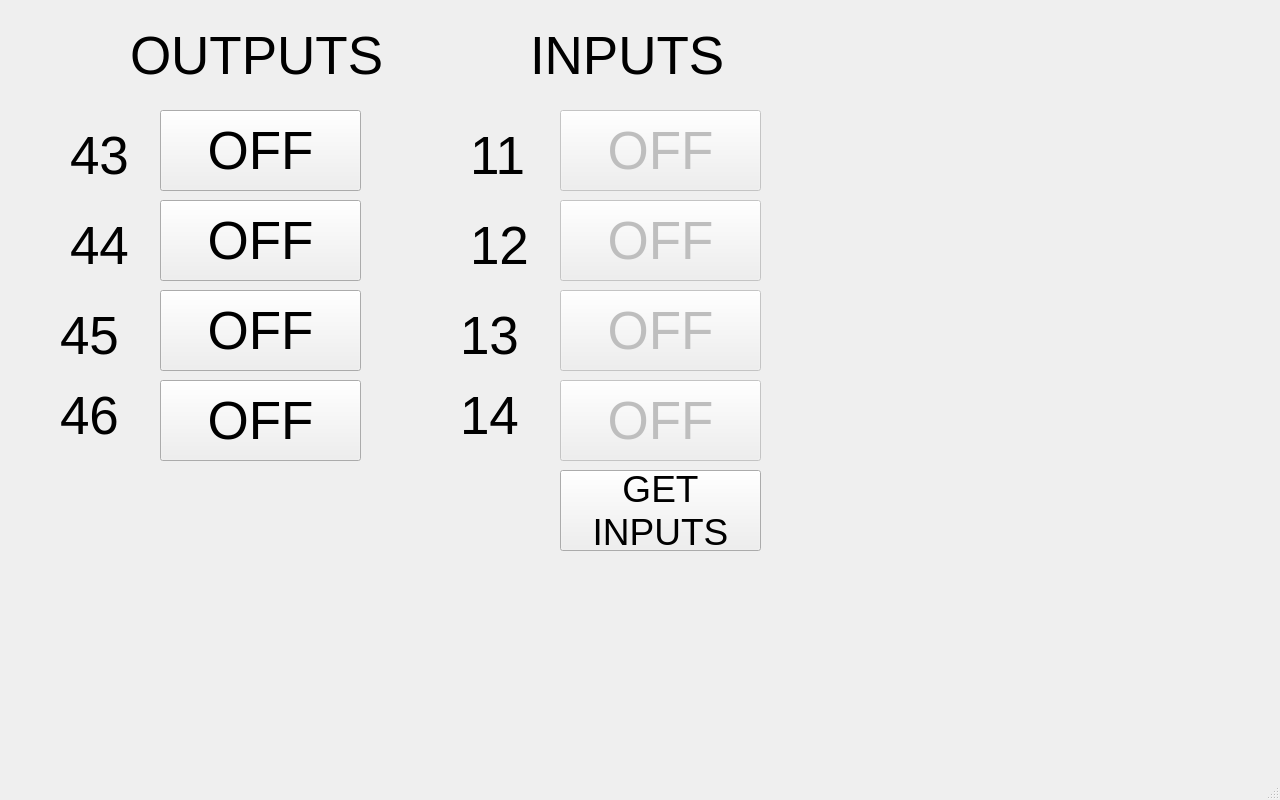
<?xml version="1.0" encoding="UTF-8"?>
<ui version="4.0">
 <class>MainWindow</class>
 <widget class="QMainWindow" name="MainWindow">
  <property name="geometry">
   <rect>
    <x>0</x>
    <y>0</y>
    <width>1280</width>
    <height>800</height>
   </rect>
  </property>
  <property name="windowTitle">
   <string>MainWindow</string>
  </property>
  <widget class="QWidget" name="centralwidget">
   <widget class="QLabel" name="label">
    <property name="geometry">
     <rect>
      <x>130</x>
      <y>0</y>
      <width>261</width>
      <height>111</height>
     </rect>
    </property>
    <property name="font">
     <font>
      <pointsize>40</pointsize>
     </font>
    </property>
    <property name="text">
     <string>OUTPUTS</string>
    </property>
   </widget>
   <widget class="QPushButton" name="PB_GPIO_43">
    <property name="geometry">
     <rect>
      <x>160</x>
      <y>110</y>
      <width>201</width>
      <height>81</height>
     </rect>
    </property>
    <property name="font">
     <font>
      <pointsize>40</pointsize>
     </font>
    </property>
    <property name="text">
     <string>OFF</string>
    </property>
   </widget>
   <widget class="QPushButton" name="PB_GPIO_44">
    <property name="geometry">
     <rect>
      <x>160</x>
      <y>200</y>
      <width>201</width>
      <height>81</height>
     </rect>
    </property>
    <property name="font">
     <font>
      <pointsize>40</pointsize>
     </font>
    </property>
    <property name="text">
     <string>OFF</string>
    </property>
   </widget>
   <widget class="QPushButton" name="PB_GPIO_45">
    <property name="geometry">
     <rect>
      <x>160</x>
      <y>290</y>
      <width>201</width>
      <height>81</height>
     </rect>
    </property>
    <property name="font">
     <font>
      <pointsize>40</pointsize>
     </font>
    </property>
    <property name="text">
     <string>OFF</string>
    </property>
   </widget>
   <widget class="QPushButton" name="PB_GPIO_46">
    <property name="geometry">
     <rect>
      <x>160</x>
      <y>380</y>
      <width>201</width>
      <height>81</height>
     </rect>
    </property>
    <property name="font">
     <font>
      <pointsize>40</pointsize>
     </font>
    </property>
    <property name="text">
     <string>OFF</string>
    </property>
   </widget>
   <widget class="QLabel" name="label_2">
    <property name="geometry">
     <rect>
      <x>70</x>
      <y>120</y>
      <width>71</width>
      <height>71</height>
     </rect>
    </property>
    <property name="font">
     <font>
      <pointsize>40</pointsize>
     </font>
    </property>
    <property name="text">
     <string>43</string>
    </property>
   </widget>
   <widget class="QLabel" name="label_3">
    <property name="geometry">
     <rect>
      <x>70</x>
      <y>210</y>
      <width>71</width>
      <height>71</height>
     </rect>
    </property>
    <property name="font">
     <font>
      <pointsize>40</pointsize>
     </font>
    </property>
    <property name="text">
     <string>44</string>
    </property>
   </widget>
   <widget class="QLabel" name="label_4">
    <property name="geometry">
     <rect>
      <x>60</x>
      <y>300</y>
      <width>71</width>
      <height>71</height>
     </rect>
    </property>
    <property name="font">
     <font>
      <pointsize>40</pointsize>
     </font>
    </property>
    <property name="text">
     <string>45</string>
    </property>
   </widget>
   <widget class="QLabel" name="label_5">
    <property name="geometry">
     <rect>
      <x>60</x>
      <y>380</y>
      <width>71</width>
      <height>71</height>
     </rect>
    </property>
    <property name="font">
     <font>
      <pointsize>40</pointsize>
     </font>
    </property>
    <property name="text">
     <string>46</string>
    </property>
   </widget>
   <widget class="QPushButton" name="PB_GPIO_11">
    <property name="enabled">
     <bool>false</bool>
    </property>
    <property name="geometry">
     <rect>
      <x>560</x>
      <y>110</y>
      <width>201</width>
      <height>81</height>
     </rect>
    </property>
    <property name="font">
     <font>
      <pointsize>40</pointsize>
     </font>
    </property>
    <property name="text">
     <string>OFF</string>
    </property>
   </widget>
   <widget class="QLabel" name="label_6">
    <property name="geometry">
     <rect>
      <x>470</x>
      <y>120</y>
      <width>71</width>
      <height>71</height>
     </rect>
    </property>
    <property name="font">
     <font>
      <pointsize>40</pointsize>
     </font>
    </property>
    <property name="text">
     <string>11</string>
    </property>
   </widget>
   <widget class="QLabel" name="label_7">
    <property name="geometry">
     <rect>
      <x>460</x>
      <y>380</y>
      <width>71</width>
      <height>71</height>
     </rect>
    </property>
    <property name="font">
     <font>
      <pointsize>40</pointsize>
     </font>
    </property>
    <property name="text">
     <string>14</string>
    </property>
   </widget>
   <widget class="QPushButton" name="PB_GPIO_13">
    <property name="enabled">
     <bool>false</bool>
    </property>
    <property name="geometry">
     <rect>
      <x>560</x>
      <y>290</y>
      <width>201</width>
      <height>81</height>
     </rect>
    </property>
    <property name="font">
     <font>
      <pointsize>40</pointsize>
     </font>
    </property>
    <property name="text">
     <string>OFF</string>
    </property>
   </widget>
   <widget class="QPushButton" name="PB_GPIO_12">
    <property name="enabled">
     <bool>false</bool>
    </property>
    <property name="geometry">
     <rect>
      <x>560</x>
      <y>200</y>
      <width>201</width>
      <height>81</height>
     </rect>
    </property>
    <property name="font">
     <font>
      <pointsize>40</pointsize>
     </font>
    </property>
    <property name="text">
     <string>OFF</string>
    </property>
   </widget>
   <widget class="QLabel" name="label_8">
    <property name="geometry">
     <rect>
      <x>470</x>
      <y>210</y>
      <width>71</width>
      <height>71</height>
     </rect>
    </property>
    <property name="font">
     <font>
      <pointsize>40</pointsize>
     </font>
    </property>
    <property name="text">
     <string>12</string>
    </property>
   </widget>
   <widget class="QLabel" name="label_9">
    <property name="geometry">
     <rect>
      <x>460</x>
      <y>300</y>
      <width>71</width>
      <height>71</height>
     </rect>
    </property>
    <property name="font">
     <font>
      <pointsize>40</pointsize>
     </font>
    </property>
    <property name="text">
     <string>13</string>
    </property>
   </widget>
   <widget class="QPushButton" name="PB_GPIO_14">
    <property name="enabled">
     <bool>false</bool>
    </property>
    <property name="geometry">
     <rect>
      <x>560</x>
      <y>380</y>
      <width>201</width>
      <height>81</height>
     </rect>
    </property>
    <property name="font">
     <font>
      <pointsize>40</pointsize>
     </font>
    </property>
    <property name="text">
     <string>OFF</string>
    </property>
   </widget>
   <widget class="QPushButton" name="PB_Get_Inputs">
    <property name="enabled">
     <bool>true</bool>
    </property>
    <property name="geometry">
     <rect>
      <x>560</x>
      <y>470</y>
      <width>201</width>
      <height>81</height>
     </rect>
    </property>
    <property name="font">
     <font>
      <pointsize>28</pointsize>
     </font>
    </property>
    <property name="text">
     <string>GET
INPUTS</string>
    </property>
   </widget>
   <widget class="QLabel" name="label_10">
    <property name="geometry">
     <rect>
      <x>530</x>
      <y>0</y>
      <width>261</width>
      <height>111</height>
     </rect>
    </property>
    <property name="font">
     <font>
      <pointsize>40</pointsize>
     </font>
    </property>
    <property name="text">
     <string>INPUTS</string>
    </property>
   </widget>
  </widget>
  <widget class="QMenuBar" name="menubar">
   <property name="geometry">
    <rect>
     <x>0</x>
     <y>0</y>
     <width>1280</width>
     <height>22</height>
    </rect>
   </property>
  </widget>
  <widget class="QStatusBar" name="statusbar"/>
 </widget>
 <resources/>
 <connections/>
</ui>
